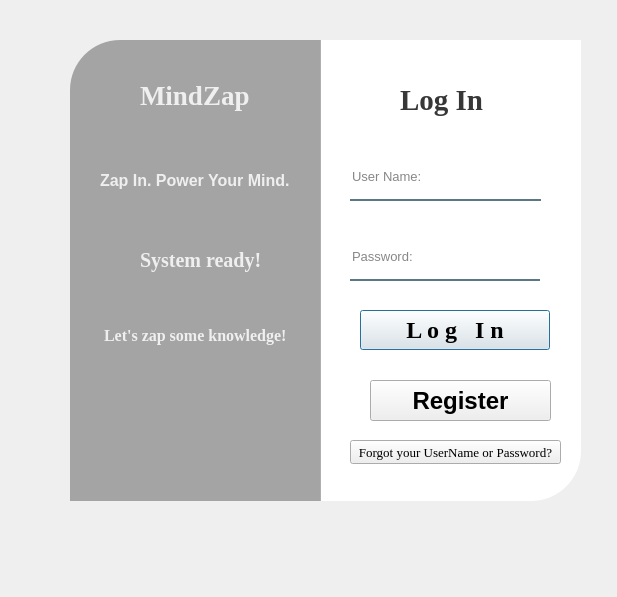
<?xml version="1.0" encoding="UTF-8"?>
<ui version="4.0">
 <class>Dialog</class>
 <widget class="QDialog" name="Dialog">
  <property name="geometry">
   <rect>
    <x>0</x>
    <y>0</y>
    <width>617</width>
    <height>597</height>
   </rect>
  </property>
  <property name="windowTitle">
   <string>Dialog</string>
  </property>
  <widget class="QWidget" name="mainFrame" native="true">
   <property name="geometry">
    <rect>
     <x>30</x>
     <y>10</y>
     <width>571</width>
     <height>551</height>
    </rect>
   </property>
   <property name="styleSheet">
    <string notr="true">QPushButton#pushButton{
	background-color: qlineargradient(spread:pad, x1:0, y1:0.505682,x2:1, y2:0.477, stop:0 rgba(11, 131, 120, 219), stop:1 rgba(85, 98, 112, 226));
color:rgba(255,255,255,210);
border-radius:5px;
}
QPushButton#pushButton:hover{
	background-color: qlineargradient(spread:pad, x1:0, y1:0.505682,x2:1, y2:0.477, stop:0 rgba(150, 123, 111, 219), stop:1 rgba(85, 81, 84, 226));}

QPushButton#pushButton: pressed{
padding-left:5px;
padding-top:5px;
background-color:rgba(150,123,111,255);
}




</string>
   </property>
   <widget class="QLabel" name="label">
    <property name="geometry">
     <rect>
      <x>40</x>
      <y>30</y>
      <width>261</width>
      <height>430</height>
     </rect>
    </property>
    <property name="text">
     <string/>
    </property>
   </widget>
   <widget class="QLabel" name="label_2">
    <property name="geometry">
     <rect>
      <x>40</x>
      <y>30</y>
      <width>280</width>
      <height>461</height>
     </rect>
    </property>
    <property name="styleSheet">
     <string notr="true">border-image: url(:/image/Users/DELL/Downloads/download.jpeg);
border-top-left-radius:50px;</string>
    </property>
    <property name="text">
     <string/>
    </property>
   </widget>
   <widget class="QLabel" name="rightPanel">
    <property name="geometry">
     <rect>
      <x>290</x>
      <y>30</y>
      <width>261</width>
      <height>461</height>
     </rect>
    </property>
    <property name="styleSheet">
     <string notr="true">background-color:rgba(255,255,255,255);
border-bottom-right-radius:50px;</string>
    </property>
    <property name="text">
     <string/>
    </property>
   </widget>
   <widget class="QLabel" name="leftPanel">
    <property name="geometry">
     <rect>
      <x>40</x>
      <y>30</y>
      <width>251</width>
      <height>461</height>
     </rect>
    </property>
    <property name="styleSheet">
     <string notr="true">background-color:rgba(0,0,0,80);
border-top-left-radius:50px;</string>
    </property>
    <property name="text">
     <string/>
    </property>
   </widget>
   <widget class="QLabel" name="loginTitle">
    <property name="geometry">
     <rect>
      <x>370</x>
      <y>70</y>
      <width>100</width>
      <height>40</height>
     </rect>
    </property>
    <property name="font">
     <font>
      <family>Times New Roman</family>
      <pointsize>22</pointsize>
      <bold>true</bold>
     </font>
    </property>
    <property name="styleSheet">
     <string notr="true">color:rgba(0,0,0,200);</string>
    </property>
    <property name="text">
     <string>Log In</string>
    </property>
   </widget>
   <widget class="QLineEdit" name="lineEdit">
    <property name="geometry">
     <rect>
      <x>320</x>
      <y>150</y>
      <width>191</width>
      <height>41</height>
     </rect>
    </property>
    <property name="font">
     <font>
      <pointsize>10</pointsize>
      <bold>false</bold>
     </font>
    </property>
    <property name="styleSheet">
     <string notr="true">background-color:rgba(0,0,0,0);
border: none;
border-bottom:2px solid rgba(46,82,101,200);
color:rgba(0,0,0,240);
padding-bottom:7px;
</string>
    </property>
    <property name="placeholderText">
     <string>User Name:</string>
    </property>
   </widget>
   <widget class="QLineEdit" name="password_2">
    <property name="geometry">
     <rect>
      <x>320</x>
      <y>230</y>
      <width>190</width>
      <height>41</height>
     </rect>
    </property>
    <property name="font">
     <font>
      <pointsize>10</pointsize>
     </font>
    </property>
    <property name="styleSheet">
     <string notr="true">background-color:rgba(0,0,0,0);
border: none;
border-bottom:2px solid rgba(46,82,101,200);
color:rgba(0,0,0,240);
padding-bottom:7px;
</string>
    </property>
    <property name="placeholderText">
     <string>Password:</string>
    </property>
   </widget>
   <widget class="QPushButton" name="loginbutton">
    <property name="geometry">
     <rect>
      <x>330</x>
      <y>300</y>
      <width>190</width>
      <height>40</height>
     </rect>
    </property>
    <property name="font">
     <font>
      <family>Times New Roman</family>
      <pointsize>18</pointsize>
      <bold>true</bold>
     </font>
    </property>
    <property name="text">
     <string>L o g   I n</string>
    </property>
   </widget>
   <widget class="QLabel" name="label_7">
    <property name="geometry">
     <rect>
      <x>110</x>
      <y>50</y>
      <width>121</width>
      <height>71</height>
     </rect>
    </property>
    <property name="font">
     <font>
      <family>Times New Roman</family>
      <pointsize>20</pointsize>
      <bold>true</bold>
     </font>
    </property>
    <property name="styleSheet">
     <string notr="true">color:rgba(255,255,255,210);</string>
    </property>
    <property name="text">
     <string>MindZap</string>
    </property>
   </widget>
   <widget class="QLabel" name="label_8">
    <property name="geometry">
     <rect>
      <x>70</x>
      <y>100</y>
      <width>211</width>
      <height>141</height>
     </rect>
    </property>
    <property name="font">
     <font>
      <pointsize>12</pointsize>
      <bold>true</bold>
     </font>
    </property>
    <property name="styleSheet">
     <string notr="true">color:rgba(255,255,255,210);</string>
    </property>
    <property name="text">
     <string>Zap In. Power Your Mind.</string>
    </property>
   </widget>
   <widget class="QLabel" name="label_9">
    <property name="geometry">
     <rect>
      <x>110</x>
      <y>230</y>
      <width>121</width>
      <height>41</height>
     </rect>
    </property>
    <property name="font">
     <font>
      <family>Times New Roman</family>
      <pointsize>15</pointsize>
      <bold>true</bold>
     </font>
    </property>
    <property name="styleSheet">
     <string notr="true">color:rgba(255,255,255,210);</string>
    </property>
    <property name="text">
     <string>System ready!</string>
    </property>
   </widget>
   <widget class="QLabel" name="label_10">
    <property name="geometry">
     <rect>
      <x>70</x>
      <y>310</y>
      <width>211</width>
      <height>31</height>
     </rect>
    </property>
    <property name="font">
     <font>
      <family>Times New Roman</family>
      <pointsize>12</pointsize>
      <bold>true</bold>
     </font>
    </property>
    <property name="styleSheet">
     <string notr="true">color:rgba(255,255,255,210);</string>
    </property>
    <property name="text">
     <string> Let's zap some knowledge!</string>
    </property>
   </widget>
   <widget class="QPushButton" name="forgotPasswordLabel">
    <property name="geometry">
     <rect>
      <x>320</x>
      <y>430</y>
      <width>211</width>
      <height>24</height>
     </rect>
    </property>
    <property name="font">
     <font>
      <family>Times New Roman</family>
      <pointsize>10</pointsize>
      <bold>false</bold>
     </font>
    </property>
    <property name="text">
     <string>Forgot your UserName or Password?</string>
    </property>
   </widget>
   <widget class="QPushButton" name="registerLinkButton">
    <property name="geometry">
     <rect>
      <x>340</x>
      <y>370</y>
      <width>181</width>
      <height>41</height>
     </rect>
    </property>
    <property name="font">
     <font>
      <pointsize>18</pointsize>
      <bold>true</bold>
     </font>
    </property>
    <property name="text">
     <string>Register</string>
    </property>
   </widget>
   <widget class="QLabel" name="message_label">
    <property name="geometry">
     <rect>
      <x>380</x>
      <y>350</y>
      <width>49</width>
      <height>16</height>
     </rect>
    </property>
    <property name="text">
     <string/>
    </property>
   </widget>
  </widget>
 </widget>
 <resources>
  <include location="res.qrc"/>
 </resources>
 <connections/>
</ui>
